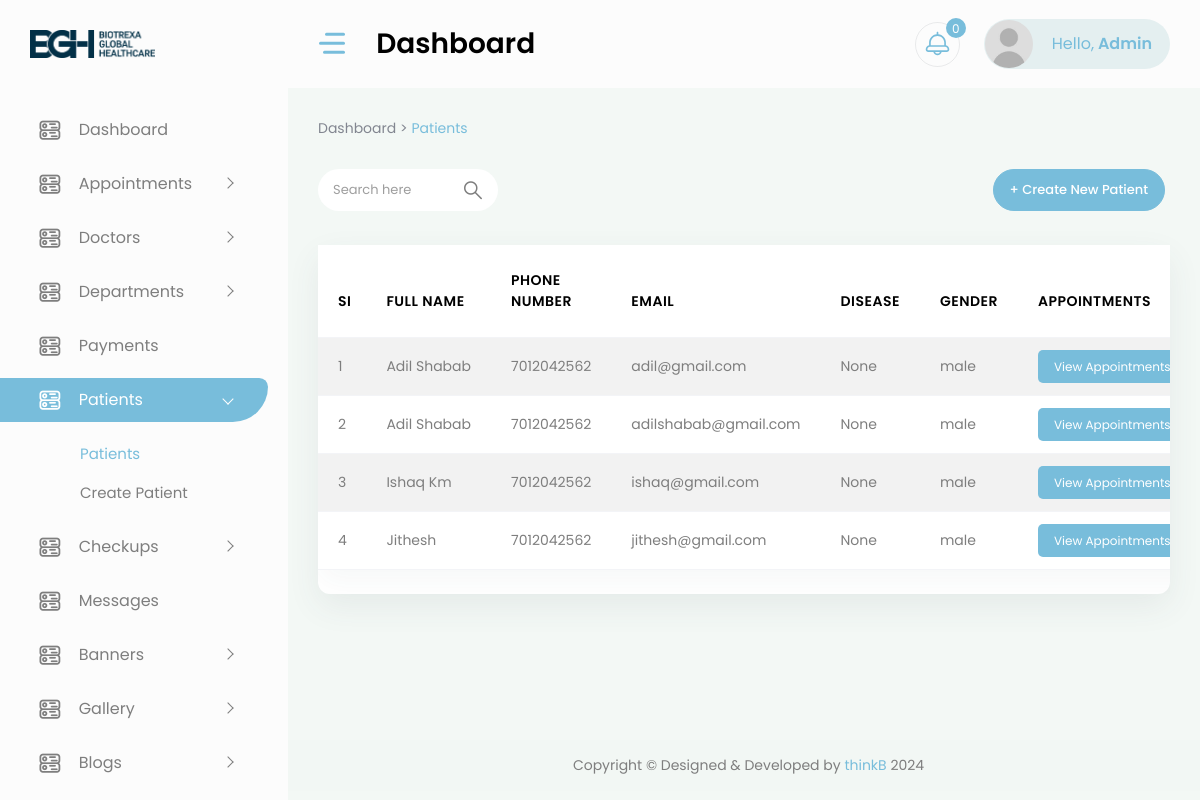
The page /account/patients/ (signed in) on the database its author committed.
### core/models.py (models this page shows, shortened)
class Patient(models.Model):
    GENDER_CHOICES = [
        ('male', 'Male'),
        ('female', 'Female'),
        ('other', 'Other'),
    ]
    name = models.CharField(max_length=255)
    email = models.EmailField(unique=True)
    phone_number = models.CharField(max_length=20)
    created_at = models.DateTimeField(default=timezone.now)
    disease = models.CharField(max_length=255, null=True, blank=True)
    slug = models.SlugField(unique=True, blank=True, null=True)
    gender = models.CharField(max_length=10, choices=GENDER_CHOICES, default='male')  # Add gender field

### core/views.py (the view, shortened to what this page needs)
# urls.py: path('account/patients/', views.patients, name='patients'),
@login_required(login_url='login')
def patients(request):
    try:
        profile = Summary.objects.get(user=request.user)
    except ObjectDoesNotExist:
        msg.error(request,'Profile does not exist. You cannot access here.')
        return redirect('login')
    if profile:
        if profile.role == 'hr':
            return redirect('hr_dashboard')
        elif profile.role not in ['admin']:
            return redirect('homepage')
    else:
        return redirect('homepage')
    search_query = request.GET.get('search', '')
    page_number = request.GET.get('page', 1)
    patients = Patient.objects.all()
    paginator = Paginator(patients, 10)
    paginated_patients = paginator.get_page(page_number)
    context = {
        'patients': paginated_patients,
        'search_query': search_query,
    }
    return render(request, 'backend/patients.html', context)

### templates/backend/patients.html (shortened to what this page needs)
{% extends 'backend/base.html' %}
{% load static %}
{% block content %}
<div class="container-fluid">
    <div class="page-titles">
        <ol class="breadcrumb">
            <li class="breadcrumb-item"><a href="{% url 'dashboard' %}">Dashboard > </a>  </li>
            <li class="breadcrumb-item active ms-1"><a href="{% url 'patients' %}"> Patients</a></li>
        </ol>
    </div>
    <div class="form-head d-flex mb-3 mb-md-4 align-items-center">
        <form  method="GET" action="" class="input-group search-area d-inline-flex me-2">
            <input name="search" type="text" value="{{ search_query }}" id="search-input" class="form-control" placeholder="Search here">
            <div class="input-group-append">
                <button type="button" class="input-group-text"><i class="flaticon-381-search-2"></i></button>
            </div>
        </form>
        <div class="ms-auto">
            <a href="{% url 'create_patient' %}" class="btn btn-primary btn-rounded add-appointment" >+ Create New Patient</a>
        </div>
    </div>
    <div class="row">
        <div class="col-xl-12">
            <div class="card">
                <div class="card-body p-0">
                    <div class="table-responsive">
                        <table id="example5" class="table table-striped patient-list mb-4 dataTablesCard fs-14">
                            <thead>
                                <tr>
                                    <th>SI</th>
                                    <th>Full Name</th>
                                    <th>Phone Number</th>
                                    <th>Email</th>
                                    <th>Disease</th>
                                    <th>Gender</th>
                                    <th>Appointments</th>
                                </tr>
                            </thead>
                            <tbody>
                                {% for patient in patients %}
                                    <tr>
                                        <td>{{forloop.counter}}</td>
                                       <td>{{patient.name}}</td>
                                       <td>{{patient.phone_number}}</td>
                                       <td style="text-transform: lowercase !important;">{{ patient.email }}</td>
                                       <td>{{ patient.disease }}</td>
                                       <td>{{ patient.gender }}</td>
                                        <td class="appointment_view__btn">
                                            <a href="{% url 'patient_appointments' patient.id %}" class="py-2 px-3 boo_king">View Appointments</a>
                                        </td>
                                    </tr>
                                {% endfor %}
                            </tbody>
                        </table>
                    </div>
                </div>
            </div>
        </div>
    </div>
</div>
{% endblock content %}

### templates/backend/base.html (shortened to what this page needs)
{% load static %}
<!DOCTYPE html>
<html lang="en">
<head>
    <link href="{% static 'vendor/owl-carousel/owl.carousel.css' %}" rel="stylesheet">
    <link href="{% static 'vendor/bootstrap-select/dist/css/bootstrap-select.min.css' %}" rel="stylesheet">
    <link rel="stylesheet" href="{% static 'css/style.css' %}" >
    <link href="https://cdn.quilljs.com/1.3.6/quill.snow.css" rel="stylesheet">
</head>
<body>
    <div id="main-wrapper">
        <div class="nav-header">
            <a href="{% url 'dashboard' %}" class="brand-logo">
                <img style="width: 55%;" src="{% static 'images/logo.png' %}" alt="" class="img-fluid">
            </a>
            <div class="nav-control">
                <div class="hamburger">
                    <span class="line"></span><span class="line"></span><span class="line"></span>
                </div>
            </div>
        </div>
        <div class="header">
            <div class="header-content">
                <nav class="navbar navbar-expand">
                    <div class="collapse navbar-collapse justify-content-between">
                        <div class="header-left">
                            <div class="dashboard_bar">
                                Dashboard
                            </div>
                        </div>
                        <ul class="navbar-nav header-right">
                            <li class="nav-item dropdown notification_dropdown">
                                <a class="nav-link ai-icon" href="javascript:;" role="button" data-bs-toggle="dropdown">
                                    <span class="badge light text-white bg-primary" id="notification__count">0</span>
                                </a>
                            </li>
                            <li class="nav-item dropdown header-profile">
                                <a class="nav-link" href="javascript:;" role="button" data-bs-toggle="dropdown">
                                    <img src="{% static 'images/user.jpg' %}" width="20" alt="">
                                    <div class="header-info">
                                        <span style="text-transform: capitalize;">Hello,<strong> {{request.user.username}}</strong></span>
                                    </div>
                                </a>
                            </li>
                        </ul>
                    </div>
                </nav>
            </div>
        </div>
        <div class="deznav">
            <div class="deznav-scroll">
                <ul class="metismenu" id="menu">
                    <li>
                        <a href="{% url 'dashboard' %}" class="ai-icon" aria-expanded="false">
                            <i class="flaticon-381-networking"></i>
                            <span class="nav-text">Dashboard</span>
                        </a>
                    </li>
                    <li>
						<a class="has-arrow ai-icon" href="javascript:void()" aria-expanded="false">
							<i class="flaticon-381-networking"></i>
							<span class="nav-text">Appointments</span>
						</a>
                    </li>
                    <li>
						<a class="has-arrow ai-icon" href="javascript:void()" aria-expanded="false">
							<i class="flaticon-381-networking"></i>
							<span class="nav-text">Doctors</span>
						</a>
                    </li>
                    <li>
						<a class="has-arrow ai-icon" href="javascript:void()" aria-expanded="false">
							<i class="flaticon-381-networking"></i>
							<span class="nav-text">Departments</span>
						</a>
                    </li>
                    <li>
                        <a href="{% url 'payments' %}" class="ai-icon" aria-expanded="false">
                            <i class="flaticon-381-networking"></i>
                            <span class="nav-text">Payments</span>
                        </a>
                    </li>
                    <li>
						<a class="has-arrow ai-icon" href="javascript:void()" aria-expanded="false">
							<i class="flaticon-381-networking"></i>
							<span class="nav-text">Patients</span>
						</a>
                        <ul aria-expanded="false">
							<li><a href="{% url 'patients' %}">Patients</a></li>
							<li><a href="{% url 'create_patient' %}">Create Patient</a></li>
						</ul>
                    </li>
                    <li>
						<a class="has-arrow ai-icon" href="javascript:void()" aria-expanded="false">
							<i class="flaticon-381-networking"></i>
							<span class="nav-text">Checkups</span>
						</a>
                    </li>
                    <li>
                        <a href="{% url 'messages' %}" class="ai-icon" aria-expanded="false">
                            <i class="flaticon-381-networking"></i>
                            <span class="nav-text">Messages</span>
                        </a>
                    </li>
                    <li>
						<a class="has-arrow ai-icon" href="javascript:void()" aria-expanded="false">
							<i class="flaticon-381-networking"></i>
							<span class="nav-text">Banners</span>
						</a>
                    </li>
                    <li>
						<a class="has-arrow ai-icon" href="javascript:void()" aria-expanded="false">
							<i class="flaticon-381-networking"></i>
							<span class="nav-text">Gallery</span>
						</a>
                    </li>
                    <li>
						<a class="has-arrow ai-icon" href="javascript:void()" aria-expanded="false">
							<i class="flaticon-381-networking"></i>
							<span class="nav-text">Blogs</span>
						</a>
                    </li>
                    <li>
						<a class="has-arrow ai-icon" href="javascript:void()" aria-expanded="false">
						</a>
                    </li>
                </ul>
            </div>
        </div>
        <div class="content-body">
            {% block content %}
            {% endblock content %}
        </div>
        <div class="footer">
            <div class="copyright">
                <p>Copyright © Designed &amp; Developed by <a href="https://thinkb.agency" target="_blank">thinkB</a> 2024</p>
            </div>
        </div>
    </div>
</body>
</html>

### rows shown on the page
Patient: name "Adil Shabab", phone_number "7012042562", email "adil@gmail.com", disease "None", gender "male"
Patient: name "Adil Shabab", phone_number "7012042562", email "adilshabab@gmail.com", disease "None", gender "male"
Patient: name "Ishaq Km", phone_number "7012042562", email "ishaq@gmail.com", disease "None", gender "male"
Patient: name "Jithesh", phone_number "7012042562", email "jithesh@gmail.com", disease "None", gender "male"

### other values the page prints
{{ request.user.username }} "Admin"
